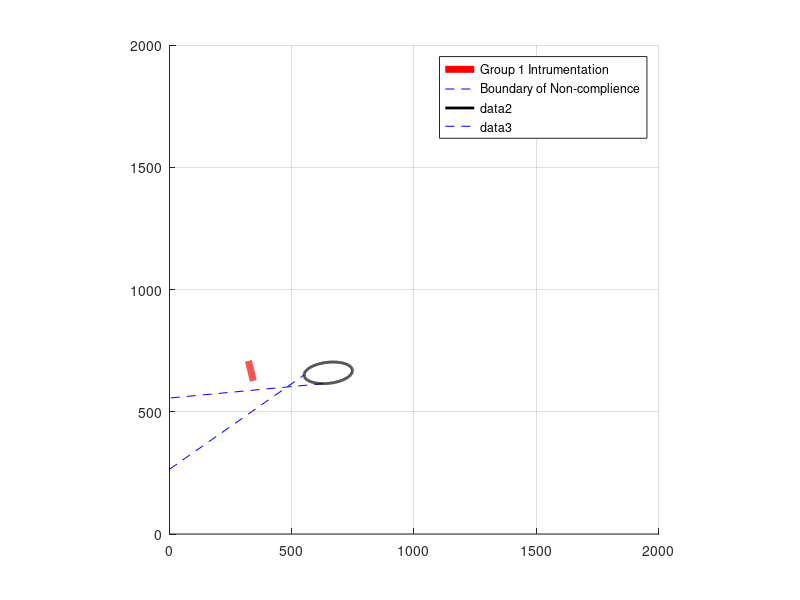

Write MATLAB code to recreate this figure.
% Expanded Packing Calcs referenced using the Global Cartesian Tengo cab Referece Frame
% The Tengo Cab Global Cartesian Referecne frames orgin is located in the verticle 
% z axis at the lower floor of the cab, and the front to back horizontal x location
% at the front extreme of the cab beyoned the accelerator and break pedal. Also note
% that since we are using the floor as the z=0 reference, the H30 values also corresponed
% to the H70 value for z location of the SgRP, definatly not standard practice, however
% very convienent in our case. All this is related in the 2d plane side view of the 
% Tango cab
% z=24.6966 from z=0 to bottom of instramentation
% z= 27.9 from z=0 to top of instramentation
% x=13.49 from x=0 to bottom of instrumentation
% x=12.72 from x=0 top of instramentaion
clear all;
%clc;

H30=input("Choose the H30 value you wish to Evaluate ") % Prompt user for input on 
% H30 value, 340 mininmum, and 440 maximum

H30cm=H30/10;

PPAD=78.96-0.15.*(H30cm)-.0173.*(H30cm).^2; % Pedal Plane Angle degrees

PPA=deg2rad(PPAD); % Pedal Plane Angle Radians

L=203.*cos(PPA); % Ball of Foot Reference point lenght to heel mm

X=793.7+.903387.*H30-.00225518.*(H30).^2; % Defines the x location of the Accomidation 
% Tool Reference line aft of the Accomidation Ball of foot Referece point

X95=913.7+.672316.*H30-.0019553.*(H30).^2; % 95th percentile selected seat postion
% Curve where X95 is the location in mm aft of the Ball of foot Reference point

% The following if statments allow for the three directly measured Accomidation
% Ball of foot reference to be used for the H30 values of 340,390,and 440. If none
% of the directly measured values are used, then the linear inturpilated equation
% is used to evaluate AHR, which is obviously less accurate than using one of the
% directly measured values.

if H30==340
  AHR=238.15;
elseif H30==390
 AHR=269.875;
elseif H30==440
  AHR=314.325;
else
  AHR=.762.*(H30)-23;
 endif
 ABFR=AHR-L; % Accomidation Ball of foot Reference point X value from front 
% of cab in terms of H30 mm in the Global cartesian reference frame mm

Xg=X+ABFR; % Class A vehicle Accomidation Tool Referecne line in The Tengo Cab 
% Global Cartesain Coordinate system

X95g=X95+ABFR; % 95th percentile selected seat postion curve in the Tengo cab Global
% Cartesian Coordinate system

L40=input("Choose an L40 Angle Value to Evaluate ")% evaluating on the reasonable
% to the extreme, 25 degrees very common value, 5 degrees is extraordinarly lower
% and 40 degrees is rediculously high.

% Evaluate the center location of our 95th percentile eyellipses 

Cx=X95g-259.91472+10.281641.*(L40)-.032032.*(L40).^2;

Cz=H30+653.71757+.398747.*(L40)-.059301.*(L40).^2;

theta=deg2rad(6.4); % Specifies the Tilt angle of th Eyellipes from the horizontal

alpha=linspace(0,2*pi,1000);

Rx=99.45; % Major Radius/axis ;

Rz=43; % minor Radius/axis;

x=Rx.*cos(alpha).*cos(theta)-Rz.*sin(alpha).*sin(theta)+Cx;

z=Rx.*cos(alpha).*sin(theta)+Rz.*sin(alpha).*cos(theta)+Cz;


% This code specifies the location of the instramentation in the Tango Global
% cartesian reference frame.
zi=[708.66,627.29];
xi=[323.088,342.646];

I=polyfit(xi,zi,1);
i=linspace(342.646 ,323.088,100);
Ii=-4.1604.*i+2052;

alphaminz=4.45295; % The angle value pertaining to the minimum z location on the
% eyellipses

zmin=Rx.*cos(alphaminz).*sin(theta)+Rz.*sin(alphaminz).*cos(theta)+Cz;

xloczmin=Rx.*cos(alphaminz).*cos(theta)-Rz.*sin(alphaminz).*sin(theta)+Cx;

alphaxmax=6.23287; % The angle value pertaining to the maximum x location on the 
% eyellipses

xmax=Rx.*cos(alphaxmax).*cos(theta)-Rz.*sin(alphaxmax).*sin(theta)+Cx;

zlocxmax=Rx.*cos(alphaxmax).*sin(theta)+Rz.*sin(alphaxmax).*cos(theta)+Cz;

zp=-406.4;% coresponds to street level in the tangos global carteesian coordinat 
% System
xp=xmax-11000;

LPz=[zmin,zp];

LPx=[xloczmin,xp];

alphaxmin=3.09442;

xmin=Rx.*cos(alphaxmin).*cos(theta)-Rz.*sin(alphaxmin).*sin(theta)+Cx;

zlocxmin=Rx.*cos(alphaxmin).*sin(theta)+Rz.*sin(alphaxmin).*cos(theta)+Cz;

ang=deg2rad(35);
zr=zlocxmin-(xmin*tan(ang));

LRz=[zr,zlocxmin];
LRx=[0,xmin];

c=linspace(0,980,100);

%z1=0.12213.*c+801.68140; % equation for top complience boundary line

%v=1.4282.*c-345.3256;


hold on;
axis equal;
grid on;
plot(i,Ii,"color",'r','lineWidth',5,";Group 1 Intrumentation;");
plot(LPx,LPz,"color",'b',"linestyle","--",";Boundary of Non-complience;");
plot(x,z,'lineWidth',2,'color','k')
plot(LRx,LRz,"color",'b',"linestyle","--");
%plot(c,z1,"color",'k');
%plot(c,v,"color",'k');
xlim([0 2000]);
ylim([0 2000]);